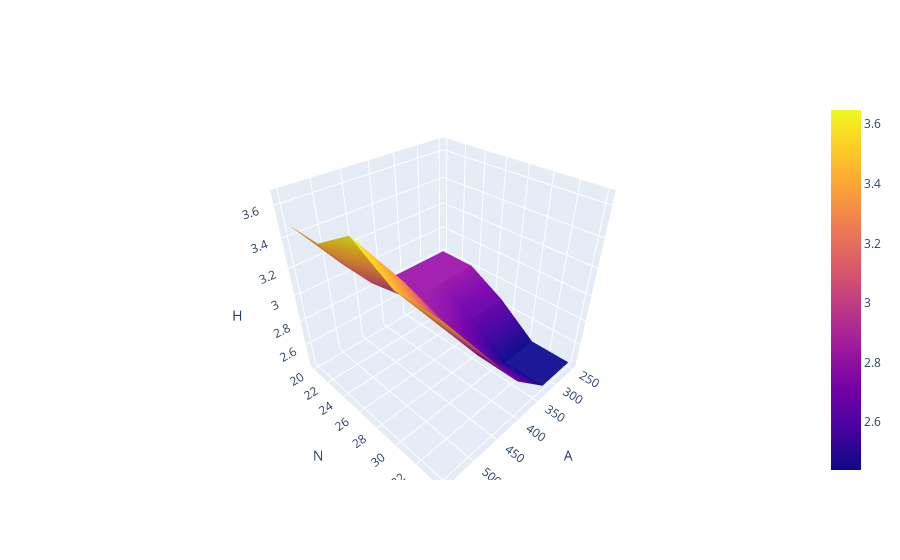

The notebook cell saved with this chart:
### Code cell
x = data['A'].sort_values()
y = data['N'].sort_values()
xx, yy = np.meshgrid(x, y)
zz = f1(xx, yy)

fig = go.Figure(data =
    go.Surface(
        z=zz,
        x=x,
        y=y
    ))
fig.update_layout(scene = dict(
                    xaxis_title='A',
                    yaxis_title='N',
                    zaxis_title='H'))
fig.show()

### Figure 1 — Plotly figure (JSON) as saved in the notebook; plotly's stock layout.template omitted (floating-point values rounded to 4 significant figures; data arrays with more than 128 entries replaced by an {"elided": "..."} marker saying what was removed)
{"data": [{"type": "surface", "x": [250, 325, 325, 325, 325, 325, 325, 325, 325, 400, 400, 400, 400, 400, 400, 400, 400, 400, 400, 400, 400, 400, 475, 475, 475, 475, 475, 475, 475, 475, 550], "y": [20, 23.5, 23.5, 23.5, 23.5, 23.5, 23.5, 23.5, 23.5, 27, 27, 27, 27, 27, 27, 27, 27, 27, 27, 27, 27, 27, 30.5, 30.5, 30.5, 30.5, 30.5, 30.5, 30.5, 30.5, 34], "z": {"elided": "31x31 float values"}}], "layout": {"scene": {"xaxis": {"title": {"text": "A"}}, "yaxis": {"title": {"text": "N"}}, "zaxis": {"title": {"text": "H"}}}}}
